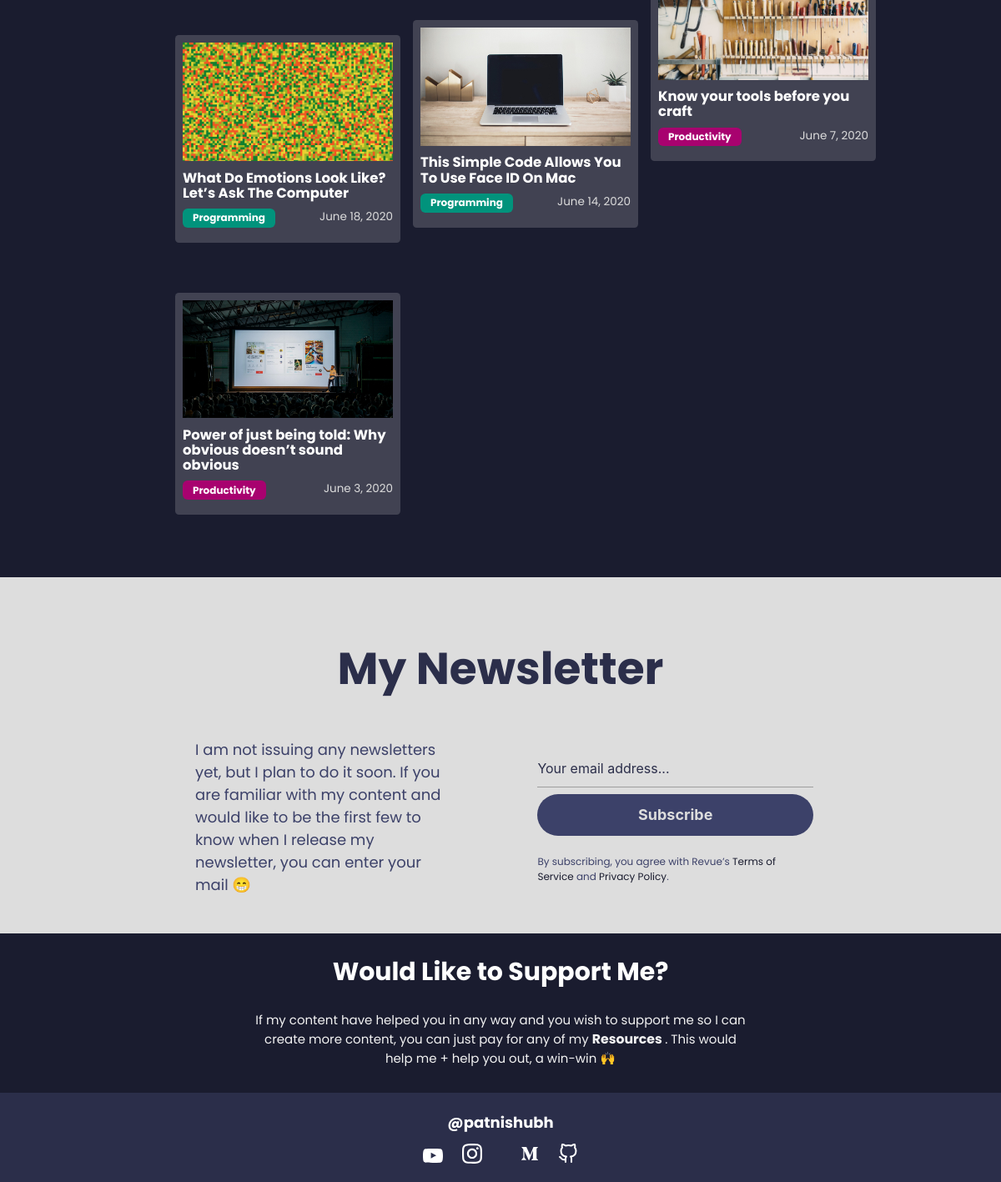
Page /articles (lower part) on the earlier database version.
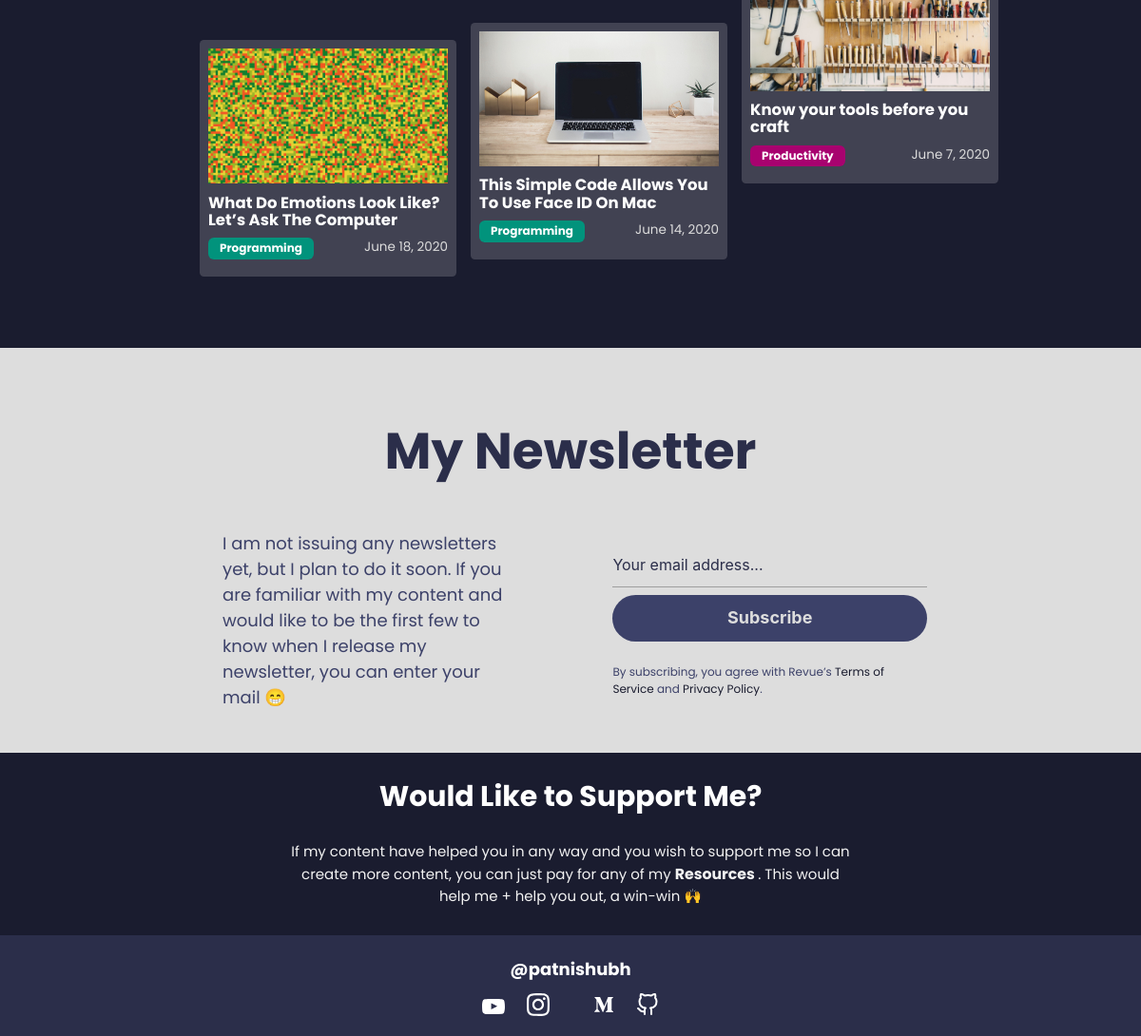
Same page on the later database version.
### main/models.py (models this page shows, shortened)
class Articles(models.Model):
    title = models.CharField(max_length=300)
    date_created = models.DateField()
    medium_link = models.URLField(
        default="Blog is not available for this project")
    image = models.ImageField(
        upload_to="article_images/", blank=True, null=True)
    tags = models.CharField(max_length=255, default="No Tag")

### main/views/views_a.py (the view)
# urls.py: path('articles', ArticlePage.as_view(), name="articles"),
class ArticlePage(ListView):
    model = Articles
    template_name = "main/articles.html"
    def get_context_data(self, **kwargs):
        article_data = super(ArticlePage, self).get_context_data(**kwargs)
        tag = self.kwargs.get('tag', None)
        if tag != None:
            if tag in "Tech Programming Productivity Crypto":
                articles = Articles.objects.filter(
                    tags=tag).order_by('-date_created')
        else:
            articles = Articles.objects.order_by('-date_created')
        left, middle, right = left_middle_right(articles)
        article_data['left'] = left
        article_data['middle'] = middle
        article_data['right'] = right
        return article_data

### main/views/articles.py (called while the page is built)
def left_middle_right(articles):
    k = 0
    left = []
    middle = []
    right = []
    for each in articles:
        if k == 0:
            left.append(each)
            k = 1
        elif k == 1:
            middle.append(each)
            k = 2
        elif k == 2:
            right.append(each)
            k = 0
    return left,middle,right

### main/templates/main/articles.html (shortened to what this page needs)
{% extends "main/header.html" %}
{% load static %}
{% block content %}
<head>
    <link rel="stylesheet" href="{% static 'css/materialize.css' %}">
    <link rel="stylesheet" href="{% static 'css/articles/articles.css' %}">
</head>
    <section class="info">
            <center>
                <div class="articles-div container">
                    <div class="left-col">
                        {% for article in left %}
                        {% include "main/includes/article.html" with link=article.medium_link image=article.image.url title=article.title tags=article.tags date=article.date_created %}
                        {% endfor %}
                    </div>
                    <div class="mid-col">
                        {% for article in middle %}
                        {% include "main/includes/article.html" with link=article.medium_link image=article.image.url title=article.title tags=article.tags date=article.date_created %}
                        {% endfor %}
                    </div>
                    <div class="right-col">
                        {% for article in right %}
                        {% include "main/includes/article.html" with link=article.medium_link image=article.image.url title=article.title tags=article.tags date=article.date_created %}
                        {% endfor %}
                    </div>
                </div>
            </center>
    </section>
{% endblock %}

### main/templates/main/header.html (shortened to what this page needs)
{% load static %}
<!DOCTYPE html>
<html lang="en">
<head>
    <link rel="stylesheet" href="{% static 'css/materialize.css' %}">
    <link rel="stylesheet" href="{% static 'css/main/main.css' %}">
</head>
<body>
        {% block content %}
        {% endblock %}
    <section class="newsletter">
        <h2 class="heading">My Newsletter</h2>
        <div class="container">
            <p> I am not issuing any newsletters yet, but I plan to do it soon. If you are familiar with my content and
                would like to be the first few to know when I release my newsletter, you can enter your mail 😁
            </p>
            <form action="https://www.getrevue.co/profile/patnishubh/add_subscriber" method="post" id="revue-form" name="revue-form"  target="_blank" class="form">
                <input class="revue-form-field input-field" placeholder="Your email address..." type="email" name="member[email]" id="member_email">
                <div class="revue-form-actions">
                    <input class="button"type="submit" value="Subscribe" name="member[subscribe]" id="member_submit">
                  </div>
                  <br>
                  <div class="revue-form-footer">By subscribing, you agree with Revue’s <a target="_blank" href="https://www.getrevue.co/terms">Terms of Service</a> and <a target="_blank" href="https://www.getrevue.co/privacy">Privacy Policy</a>.</div>
        </form>
        </div>
    </section>
    <section class="support">
        <center>
    <div class="container">
        <h2 class="heading">Would Like to Support Me?</h2>
        <p> If my content have helped you in any way and you wish to support me so I can create more content, you can just pay for any of my <span> <a href="/resources"> Resources </a> </span>. This would help me + help you out, a win-win 🙌</p>
    </div>
</center>
</section>
<div class="footer">
    <h4>@patnishubh</h4>
    <ul class="row center">
        <li class="col"><a href="https://www.youtube.com/channel/UCDXQNb3linY9EksWAvJhPyQ"><img src="{% static 'images/youtube.svg' %}" alt="" class="youtube-logo"></a></li>
        <li class="col"><a href="https://www.instagram.com/patnishubh/"><img src="{% static 'images/insta.svg' %}" alt=""></a></li>
        <li class="col"><a href="https://twitter.com/PatniShubh"><img src="{% static 'images/twitter.svg' %}" alt=""></a></li>
        <li class="col"><a href="https://medium.com/@shubhpatni"><img src="{% static 'images/medium.svg' %}" alt=""></a></li>
        <li class="col"><a href="https://github.com/patni11"><img src="{% static 'images/github.svg' %}" alt=""></a></li>
    </ul>
</div>
</body>
</html>

### main/templates/main/includes/article.html
{% load static %}
<link rel="stylesheet" href="{% static 'css/include/articles.css' %}">
{% if title == "Ultimate Showdown of Machine Learning Algorithms" %}
<a href="https://towardsdatascience.com/ultimate-showdown-of-machine-learning-algorithms-af68fbb90b06" target="blank">
{% else %}
<a href="/articles/{{link}}" target="blank">
{% endif %}
    <div class="article">
        <img class = "article-img" src="{{ image }}" alt="">
        <h4 class="article-title">{{ title }}</h4>
        <ul class="tags">
            <li class="{{ tags }}">{{ tags }}</li>
            <p class="date">{{ date }}</p>
        </ul>
    </div>
    </a>

### main/static/css/main/main.css (style rules this page uses)
body { margin: 0; background-color: #2B2E4A; font-family: 'poppins'; }
a { text-decoration: none; cursor: pointer; }
ul { list-style-type: none; }
.heading { font-weight: bolder; color: #FFFFFF; text-align: center; margin-bottom: 1em; }
.Programming { background-color: #01937C; }
.Productivity { background-color: #a8026f; }
section.newsletter { padding: 3em 0; background-color: #DDDDDD; margin-bottom: 0; }
section.newsletter h2 { color: #2B2E4A; }
section.newsletter p { font-size: 1.2em; color: #3C4169; text-align: center; }
section.newsletter .form .button { display: inline-block; width: 100%; border: none; outline: none; padding: 0.8em 0; background-color: #3C4169; color: #DDDDDD; font-weight: bold; font-size: 1.2em; border-radius: 6em; cursor: pointer; }
section.newsletter .form .revue-form-footer { font-size: 0.8em; color: #3C4169; }
section.newsletter .form .revue-form-footer a { color: #1A1C2F; }
.support { margin: 0; padding: 2em 0; background-color: #1A1C2F; }
.support h2 { font-size: 2em; color: #FFFFFF; margin-top: 0; }
.support p { margin-bottom: 0; display: block; width: 70%; color: #F2F2F2; text-align: center; }
.support p span { font-weight: bold; font-size: 1.05em; }
.support p span a { color: #F2F2F2; }
.footer { background-color: #2B2E4A; padding: 0.2em; }
.footer h4 { font-size: 1.2em; text-align: center; color: #FFFFFF; }
.footer ul { display: -webkit-box; display: -ms-flexbox; display: flex; -webkit-box-pack: center; -ms-flex-pack: center; justify-content: center; padding: 0; margin-bottom: 0.8em; }
.footer ul img { width: 1.6em; -webkit-filter: invert(1) hue-rotate(90deg); filter: invert(1) hue-rotate(90deg); }
.footer ul .youtube-logo { position: relative; top: 0.4em; }
::placeholder { color: #2B2E4A !important; opacity: 1; }
@media only screen and (min-width: 768px) { section.newsletter .container { display: -webkit-box; display: -ms-flexbox; display: flex; -webkit-box-align: center; -ms-flex-align: center; align-items: center; -webkit-box-pack: justify; -ms-flex-pack: justify; justify-content: space-between; } }
@media only screen and (min-width: 768px) { section.newsletter .container p { text-align: left; display: inline-block; width: 50%; margin: 0 3em; } }
@media only screen and (min-width: 768px) { section.newsletter .container form { margin: 0 3em; } }

### main/static/css/articles/articles.css (style rules this page uses)
body { margin: 0; background-color: #2B2E4A; font-family: 'poppins'; }
a { text-decoration: none; cursor: pointer; }
ul { list-style-type: disc; }
h4 { font-weight: bold; font-family: 'poppins'; color: #FFFFFF; }
section.info { background-color: #1A1C2F; padding: 3em 0; }
section.info h4 { margin-top: 1.4em; text-align: center; }
section.info ul { text-align: center; }
section.info ul li { display: inline-block; margin: 1em; }
section.info ul::after { content: ' '; width: 80%; height: 0.3em; background-color: #3C4169; display: block; margin: 1.2em auto auto; border-radius: 5em; }
section.info .articles-div { -ms-flex-pack: distribute; justify-content: space-around; }
.Programming { background-color: #01937C; }
.Productivity { background-color: #a8026f; }
@media only screen and (min-width: 768px) { section.info .articles-div { display: -webkit-box; display: -ms-flexbox; display: flex; } }
@media only screen and (min-width: 768px) { section.info .articles-div .left-col, section.info .articles-div .right-col, section.info .articles-div .mid-col { -webkit-box-flex: 1; -ms-flex: 1 1 0px; flex: 1 1 0; } }
@media only screen and (min-width: 768px) { section.info .articles-div .left-col { display: inline-block; margin-right: 1em; } }
@media only screen and (min-width: 768px) { section.info .articles-div .right-col { display: inline-block; margin-left: 1em; } }
@media only screen and (min-width: 768px) { section.info .articles-div .article { width: 100%; display: inline-block; } }

Differences in the rows shown:
removed Articles: shows a picture, title "Power of just being told: Why obvious doesn’t sound obvious", tags "Productivity", date_created "June 3, 2020"
